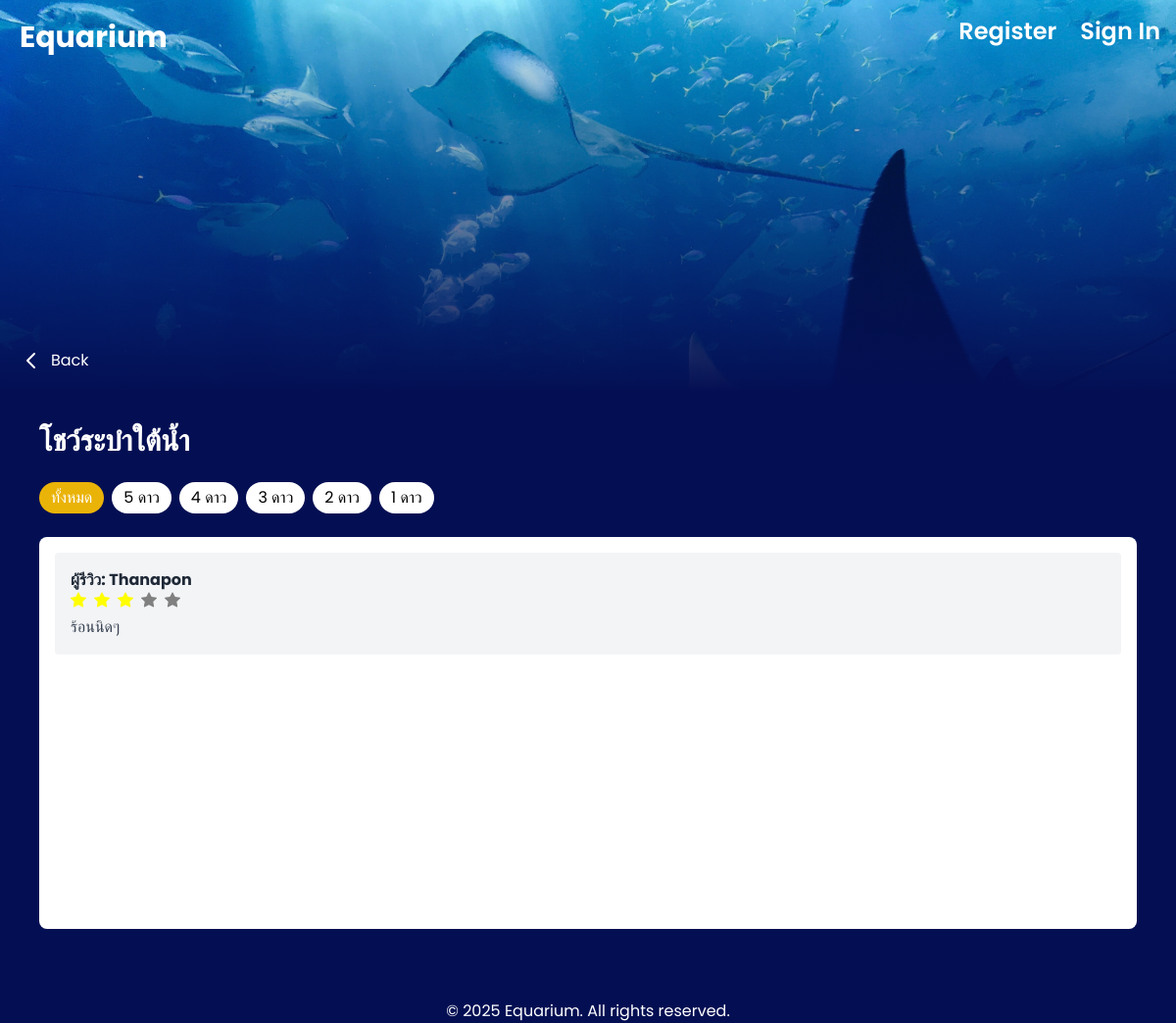
The page /Event/user_review.php?id=11 on the database its author committed.
### tables this page shows
CREATE TABLE `events` (
  `event_id` int(11) NOT NULL,
  `name` varchar(100) NOT NULL,
  `image` varchar(255) NOT NULL,
  `location` varchar(100) NOT NULL,
  `province` varchar(255) NOT NULL,
  `activity` varchar(255) NOT NULL,
  `price` decimal(10,2) NOT NULL,
  `created_at` timestamp NOT NULL DEFAULT CURRENT_TIMESTAMP,
  `ticket_quantity` int(11) NOT NULL DEFAULT '0',
  `description` text NOT NULL
);

CREATE TABLE `review` (
  `id` int(11) NOT NULL,
  `user_id` int(11) NOT NULL,
  `content` text NOT NULL,
  `rating` int(11) NOT NULL,
  `created_at` timestamp NOT NULL DEFAULT CURRENT_TIMESTAMP,
  `event_id` int(11) DEFAULT NULL
);

CREATE TABLE `users` (
  `id` int(11) NOT NULL,
  `username` varchar(100) NOT NULL,
  `first_name` varchar(50) DEFAULT NULL,
  `last_name` varchar(50) DEFAULT NULL,
  `gender` varchar(15) DEFAULT NULL,
  `dob` date DEFAULT NULL,
  `email` varchar(150) NOT NULL,
  `password` varchar(255) NOT NULL,
  `position` char(1) NOT NULL DEFAULT 'm',
  `created_at` timestamp NOT NULL DEFAULT CURRENT_TIMESTAMP
);

### public_html/Event/user_review.php (the view, shortened to what this page needs)
<?php
include '../includes/navbar.php';
$event_id = isset($_GET['id']) ? intval($_GET['id']) : 0;
$conn = new mysqli('mysql', 'user', 'password', 'aquarium');
$sql = "SELECT * FROM events WHERE event_id = ?";
$stmt = $conn->prepare($sql);
$stmt->bind_param("i", $event_id);
$stmt->execute();
$result = $stmt->get_result();
$event = $result->fetch_assoc();
$rating_filter = isset($_GET['rating']) ? intval($_GET['rating']) : 0;
$sql_reviews = "SELECT r.*, u.first_name FROM review r JOIN users u ON r.user_id = u.id WHERE r.event_id = ?";
$selected_rating = isset($_GET['rating']) ? $_GET['rating'] : null;
$stmt_reviews = $conn->prepare($sql_reviews);
if ($rating_filter > 0) {
    $stmt_reviews->bind_param("ii", $event_id, $rating_filter);
} else {
    $stmt_reviews->bind_param("i", $event_id);
}
$stmt_reviews->execute();
$reviews = $stmt_reviews->get_result();
?>
<!DOCTYPE html>
<html lang="en">
<head>
  <script src="https://cdn.tailwindcss.com"></script>
</head>
<body class="bg-mainBlue min-h-screen text-white font-poppins">
<header class="relative h-[300px] md:h-[400px] bg-no-repeat bg-cover bg-center" style="background-image: url('<?php echo htmlspecialchars($event['image']); ?>');">
    <div class="absolute inset-0 bg-gradient-to-b from-transparent to-[#040F53]"></div>
    <div class="absolute top-5 left-5 z-50 flex items-center">
      <a href="../homepage/aquarium.php" class="text-white text-3xl font-bold">Equarium</a>
    </div>
    <div class="absolute bottom-5 left-5 z-50">
      <a href="Event.php" class="inline-flex items-center space-x-2 text-white hover:underline">
        <svg xmlns="http://www.w3.org/2000/svg" class="h-6 w-6" fill="none" viewBox="0 0 24 24" stroke="currentColor" stroke-width="2">
          <path stroke-linecap="round" stroke-linejoin="round" d="M15 19l-7-7 7-7" />
        </svg>
        <span>Back</span>
      </a>
    </div>
</header>
<main class="max-w-6xl mx-auto px-4 py-8">
  <h2 class="text-3xl font-bold mb-6"><?php echo htmlspecialchars($event['name']); ?></h2>
  <div class="flex flex-wrap gap-2 mb-6">
    <a href="?id=<?php echo $event_id; ?>" class="bg-white text-black px-3 py-1 rounded-full cursor-pointer <?php echo ($selected_rating == 0) ? 'bg-yellow-500 text-white' : ''; ?>">ทั้งหมด</a>
    <?php for ($i = 5; $i >= 1; $i--): ?>
  <a href="?id=<?php echo $event_id; ?>&rating=<?php echo $i; ?>"
     class=" <?php echo ($selected_rating == $i) ? 'bg-blue-600 text-white rounded-full px-3 py-1' : 'bg-white text-black px-3 py-1 rounded-full cursor-pointer'; ?>">
     <?php echo $i; ?> ดาว
  </a>
<?php endfor; ?>
  </div>
  <div class="bg-white text-black rounded-lg p-4 h-[400px] overflow-y-auto">
    <?php if ($reviews->num_rows > 0): ?>
      <?php while ($review = $reviews->fetch_assoc()): ?>
        <div class="p-4 bg-gray-100 rounded mb-4">
          <h3 class="font-bold text-gray-800">ผู้รีวิว: <?php echo htmlspecialchars($review['first_name']); ?></h3>
          <div class="flex items-center space-x-2">
            <?php for ($i = 1; $i <= 5; $i++): ?>
              <svg xmlns="http://www.w3.org/2000/svg" width="16" height="16" fill="<?php echo ($review['rating'] >= $i) ? 'yellow' : 'gray'; ?>" viewBox="0 0 16 16">
                <path d="M3.612 15.443c-.386.198-.824-.149-.746-.592l.83-4.73L.173 6.765c-.329-.314-.158-.888.283-.95l4.898-.696L7.538.792c.197-.39.73-.39.927 0l2.184 4.327 4.898.696c.441.062.612.636.282.95l-3.522 3.356.83 4.73c.078.443-.36.79-.746.592L8 13.187l-4.389 2.256z"></path>
              </svg>
            <?php endfor; ?>
          </div>
          <p class="text-gray-700 mt-2"><?php echo htmlspecialchars($review['content']); ?></p>
        </div>
      <?php endwhile; ?>
    <?php else: ?>
      <p class="text-gray-700">ยังไม่มีรีวิวสำหรับกิจกรรมนี้</p>
    <?php endif; ?>
  </div>
</main>
<footer class="mt-8">
  <div class="flex justify-center items-center">
    <p class="text-center text-white mt-2">&copy; 2025 Equarium. All rights reserved.</p>
  </div>
</footer>
</body>
</html>

### rows shown on the page
events: image (picture), name "โชว์ระบำใต้น้ำ"
review: user.first_name "Thanapon", content "ร้อนนิดๆ"
